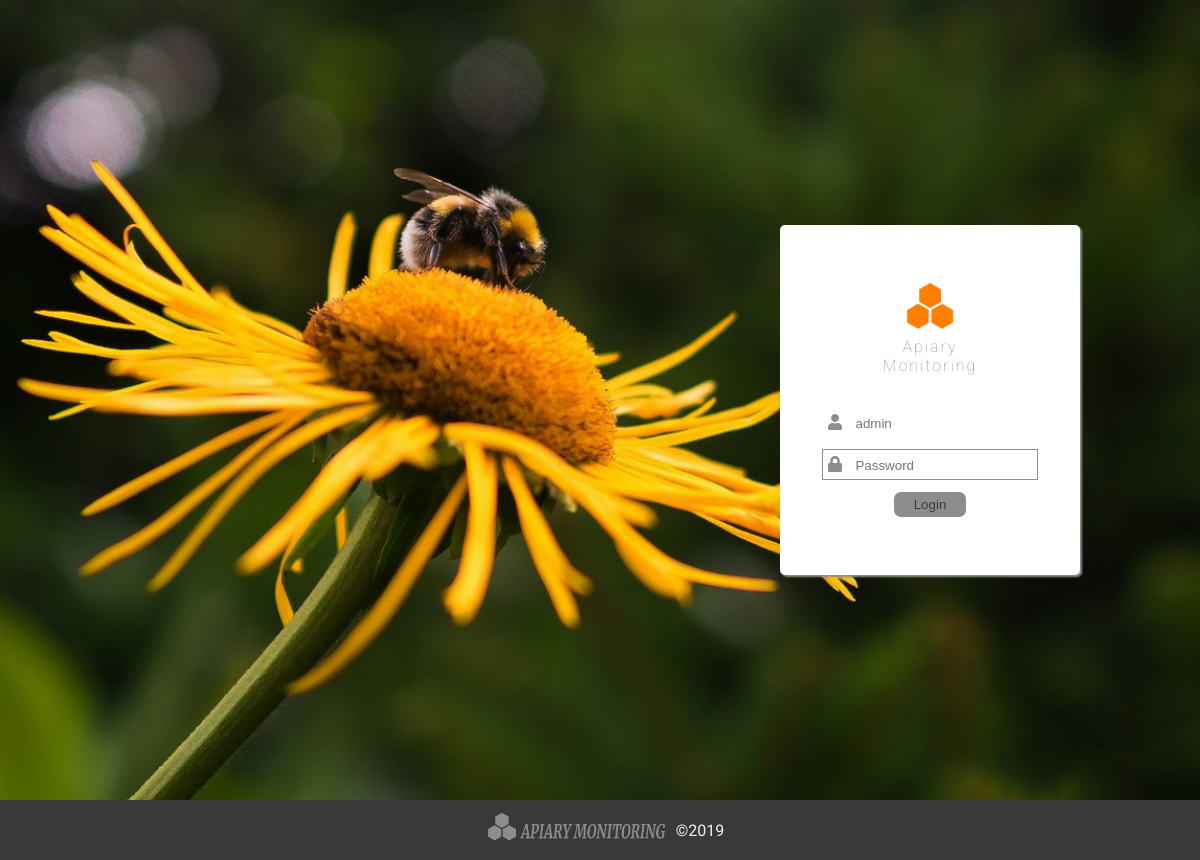
The app's page /, older data.
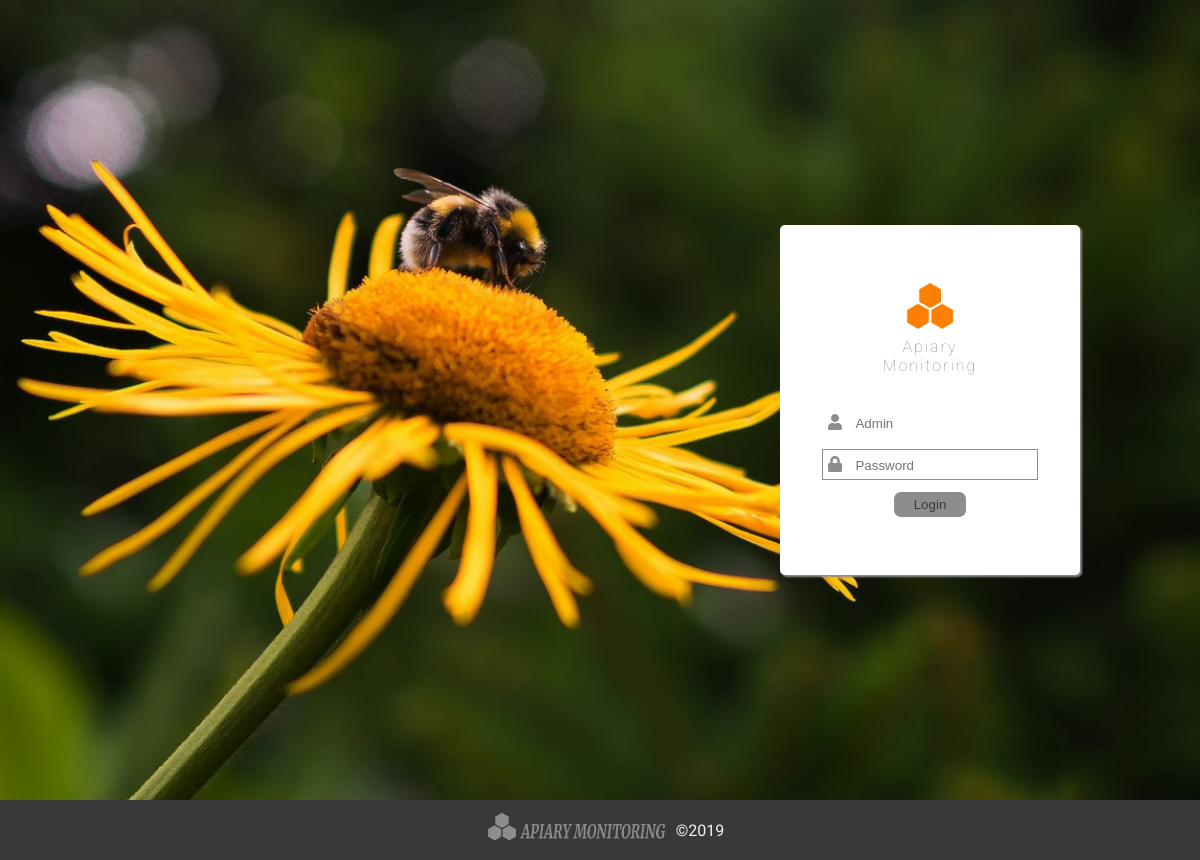
The same page, newer data.
### tables this page shows
CREATE TABLE `apiary_admin` (
  `id` int(11) NOT NULL,
  `admin_name` varchar(256) NOT NULL,
  `admin_pass` varchar(256) NOT NULL,
  `date_created` datetime DEFAULT NULL,
  `security_question` varchar(256) DEFAULT NULL,
  `security_question_answer` varchar(256) DEFAULT NULL
);

### include/landing.php (the view)
<header>
  <div class="admin-login-wrapper">
    <div class="admin-login">
      <div class="avatar">
        <img src="images/logo-orange.png" alt="">
        <p>Apiary Monitoring</p>
      </div>
      <form action="include/login.php" method="post">
        <div class="admin">
          <i class="fas fa-user"></i>
          <input type="text" placeholder="<?php echo $adminName;?>" disabled>
        </div>
        <div class="password">
          <i class="fas fa-lock"></i>
          <input type="password" name="login-password" placeholder="Password">
        </div>
        <button type="submit">Login</button>
      </form>
     </div>
    </div>
</header>

### header.php (shortened to what this page needs)
<!DOCTYPE html>
<html lang="en">
<head>
  <link rel="stylesheet" href="css/style.css">
</head>
<body>
<?php
  include 'include/connect.php';
  $sql = "SELECT * FROM apiary_admin;";
  $result = $conn->query($sql);
  if ($result->num_rows > 0) {
    while ($row = $result->fetch_assoc()) {
      $adminName = $row['admin_name'];
    }
  }
 ?>

### index.php
<?php
  require_once 'header.php';
  if (!$_SESSION['login']) {
    include 'include/landing.php';
  }elseif ($_SESSION['login']) {
    include 'include/main.php';
  }
  require 'footer.php';
?>

### footer.php (shortened to what this page needs)
<footer>
  <img src="images/am-logo-light.png" alt="">
  <p>©<?php echo date("Y");?></p>
</footer>
</body>
</html>

### css/style.css (style rules this page uses)
* { padding: 0; margin: 0; -webkit-box-sizing: border-box; box-sizing: border-box; }
html { font-family: 'Roboto', sans-serif; }
header { visibility: none; height: 100vh; width: 100%; background-image: url(../images/bee.png); background-attachment: fixed; background-repeat: no-repeat; background-size: cover; display: -webkit-box; display: -ms-flexbox; display: flex; -webkit-box-align: center; -ms-flex-align: center; align-items: center; -webkit-box-pack: end; -ms-flex-pack: end; justify-content: flex-end; }
header .admin-login-wrapper { width: 300px; height: 350px; margin-right: 10%; background-color: white; border-radius: 5px; -webkit-box-shadow: 2px 2px 2px #8d8d8d; box-shadow: 2px 2px 2px #8d8d8d; display: -webkit-box; display: -ms-flexbox; display: flex; -webkit-box-align: center; -ms-flex-align: center; align-items: center; -webkit-box-pack: center; -ms-flex-pack: center; justify-content: center; }
header .admin-login-wrapper .admin-login { height: 270px; display: -webkit-box; display: -ms-flexbox; display: flex; -webkit-box-orient: vertical; -webkit-box-direction: normal; -ms-flex-direction: column; flex-direction: column; -webkit-box-align: center; -ms-flex-align: center; align-items: center; -ms-flex-pack: distribute; justify-content: space-around; }
header .admin-login-wrapper .admin-login .avatar { display: -webkit-box; display: -ms-flexbox; display: flex; -webkit-box-orient: vertical; -webkit-box-direction: normal; -ms-flex-direction: column; flex-direction: column; -webkit-box-pack: center; -ms-flex-pack: center; justify-content: center; -webkit-box-align: center; -ms-flex-align: center; align-items: center; width: 100px; height: 100px; -ms-flex-pack: distribute; justify-content: space-around; text-align: center; }
header .admin-login-wrapper .admin-login .avatar p { color: #8d8d8d; font-weight: lighter; letter-spacing: 2px; }
header .admin-login-wrapper .admin-login .avatar img { width: 50px; }
header .admin-login-wrapper .admin-login form { display: -webkit-box; display: -ms-flexbox; display: flex; height: 120px; -ms-flex-pack: distribute; justify-content: space-around; -webkit-box-orient: vertical; -webkit-box-direction: normal; -ms-flex-direction: column; flex-direction: column; -webkit-box-align: center; -ms-flex-align: center; align-items: center; }
header .admin-login-wrapper .admin-login form .admin { padding: 5px; color: #8d8d8d; }
header .admin-login-wrapper .admin-login form .admin input { border: 0; margin-left: 10px; background: none; }
header .admin-login-wrapper .admin-login form .password { border: 1px solid #8d8d8d; padding: 5px; color: #8d8d8d; }
header .admin-login-wrapper .admin-login form .password input { border: 0; margin-left: 10px; }
header .admin-login-wrapper .admin-login form button { background-color: #8d8d8d; border: none; border-radius: 7px; padding: 5px 20px; color: #393939; -webkit-transition: .5s; transition: .5s; cursor: pointer; }
footer { height: 60px; background-color: #393939; display: -webkit-box; display: -ms-flexbox; display: flex; -webkit-box-align: center; -ms-flex-align: center; align-items: center; -webkit-box-pack: center; -ms-flex-pack: center; justify-content: center; color: #f1f1f1; }
footer img { width: 200px; }

Row changes from the older to the newer data that the page shows:
changed apiary_admin: admin_name "admin" → "Admin"
